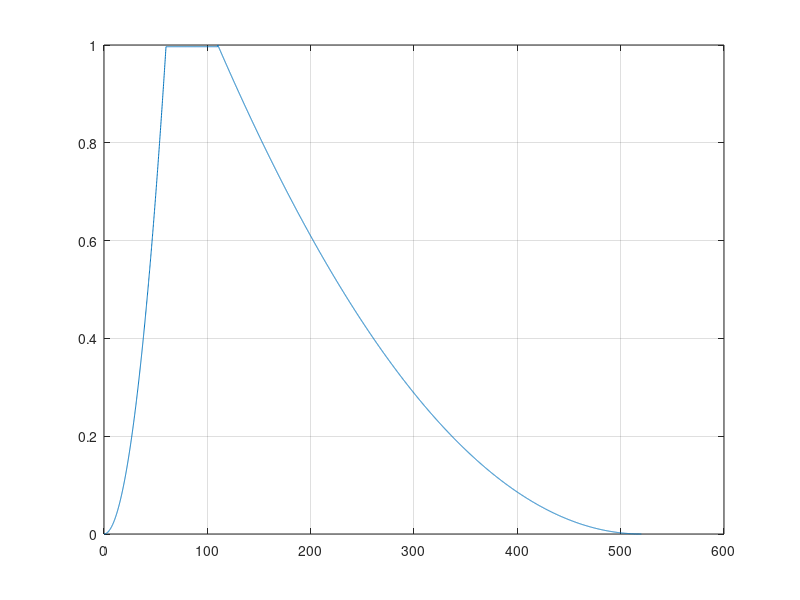

MATLAB code for this plot:
function HRR_curve

Qmax=1;

t0=0;
ti0=60;
td=110;
tend=520;

alfa_g=0.1;
alfa_d=0.00215;

t=t0:0.1:tend;

for i=1:length(t)

    if t(i)>=0 && t(i)<=t0
        Q(i)=0;
    elseif t(i)>t0 && t(i)<=ti0
        Q(i)=alfa_g*(t(i)-t0)^2;
    elseif t(i)>ti0 && t(i)<=td
        Q(i)=alfa_g*(ti0-t0)^2;
    elseif t(i)>td && t(i)<=tend
        Q(i)=alfa_d*(tend-t(i))^2;
    elseif t(i)>tend
        Q(i)=0;
    end
    
end

Q=Q/max(Q)*Qmax;

plot(t,Q); grid on;